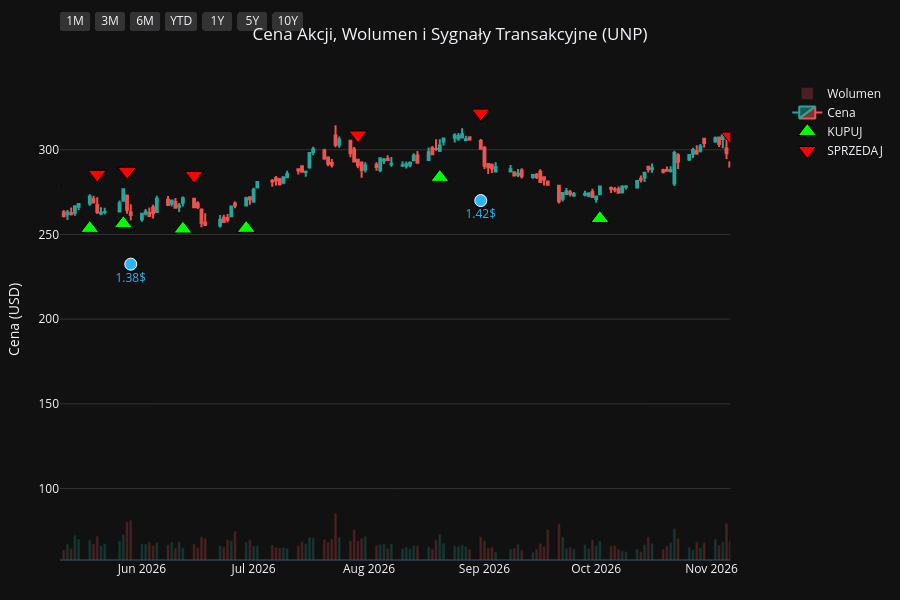
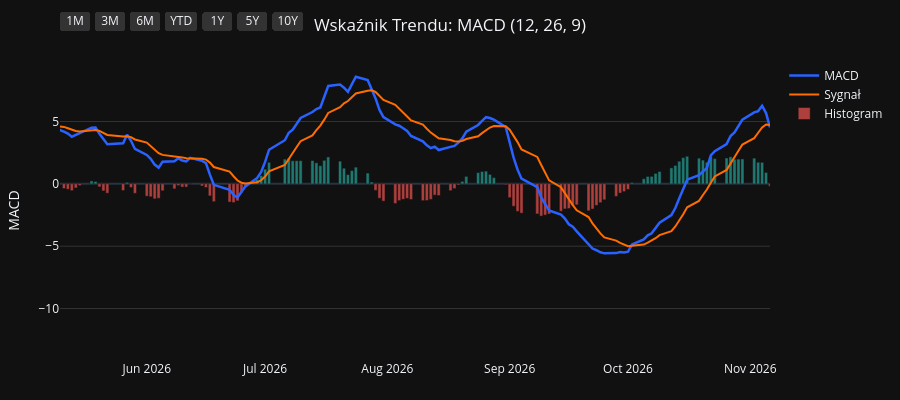
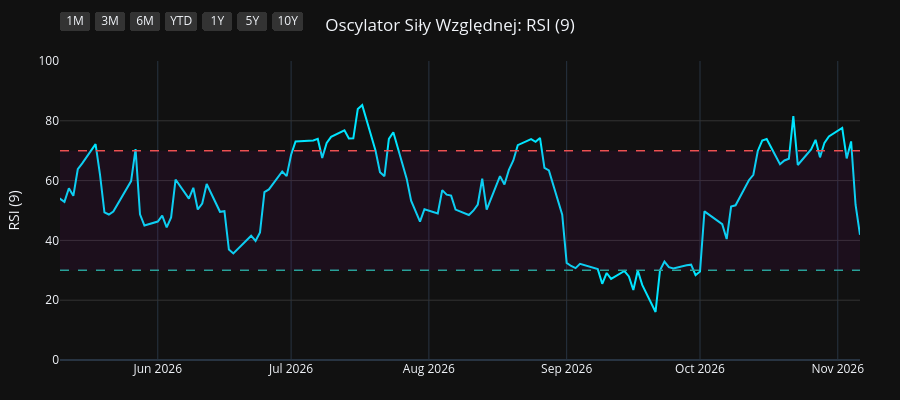
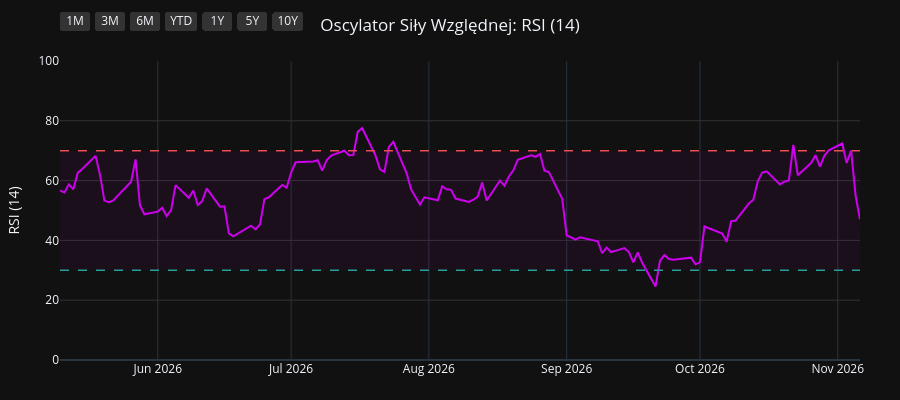

Source (notebook cell) for these figures, in order:
### Code cell
import os
import yfinance as yf
import pandas as pd
import pandas_ta as ta
import plotly.graph_objects as go
from plotly.subplots import make_subplots

# 1. Pobranie i przygotowanie danych
symbol = os.environ.get("STOCK_TICKER", "").strip().upper()
if not symbol:
    raise RuntimeError("Set STOCK_TICKER before running price_extractor.ipynb")
df = yf.Ticker(symbol).history(period="10y")
df.index = df.index.tz_localize(None)

# Wskaźniki i sygnały
df.ta.macd(fast=12, slow=26, signal=9, append=True)
df.ta.rsi(length=9, append=True)
df.ta.rsi(length=14, append=True)
df.ta.rsi(length=21, append=True)
df.dropna(inplace=True)

macd = df['MACD_12_26_9']
signal = df['MACDs_12_26_9']
wczorajszy_macd = macd.shift(1)
wczorajszy_signal = signal.shift(1)

df['Decyzja'] = 'BRAK'
df.loc[(macd > signal) & (wczorajszy_macd <= wczorajszy_signal), 'Decyzja'] = 'KUPUJ'
df.loc[(macd < signal) & (wczorajszy_macd >= wczorajszy_signal), 'Decyzja'] = 'SPRZEDAJ'

df_kupuj = df[df['Decyzja'] == 'KUPUJ']
df_sprzedaj = df[df['Decyzja'] == 'SPRZEDAJ']
df_dywidendy = df[df['Dividends'] > 0]
df_splity = df[df['Stock Splits'] > 0]

# Wspólna konfiguracja osi X
konfiguracja_osi_x = dict(
    type="date",
    showspikes=True, spikemode="across", spikesnap="cursor", spikedash="dot", spikecolor="#ffffff", spikethickness=1, hoverformat="%Y-%m-%d",
    rangeselector=dict(
        buttons=list([
            dict(count=1, label="1M", step="month", stepmode="backward"),
            dict(count=3, label="3M", step="month", stepmode="backward"),
            dict(count=6, label="6M", step="month", stepmode="backward"),
            dict(count=1, label="YTD", step="year", stepmode="todate"),
            dict(count=1, label="1Y", step="year", stepmode="backward"),
            dict(count=5, label="5Y", step="year", stepmode="backward"),
            dict(step="all", label="10Y")
        ]),
        bgcolor="#333333", activecolor="#2962ff", x=0, y=1.1
    )
)

# ==========================================
# WYKRES 1: CENA + WOLUMEN + SYGNAŁY
# ==========================================
fig1 = make_subplots(specs=[[{"secondary_y": True}]])

kolory_wolumenu = ['#26a69a' if row['Close'] >= row['Open'] else '#ef5350' for index, row in df.iterrows()]
fig1.add_trace(go.Bar(x=df.index, y=df['Volume'], marker_color=kolory_wolumenu, opacity=0.25, name='Wolumen'), secondary_y=True)
fig1.add_trace(go.Candlestick(x=df.index, open=df['Open'], high=df['High'], low=df['Low'], close=df['Close'], name='Cena', increasing_line_color='#26a69a', decreasing_line_color='#ef5350'), secondary_y=False)
fig1.add_trace(go.Scatter(x=df_kupuj.index, y=df_kupuj['Low'] * 0.95, customdata=df_kupuj[['Low', 'High']], mode='markers', marker=dict(symbol='triangle-up', size=16, color='#00ff00', line=dict(width=1, color='black')), name='KUPUJ', hovertemplate='KUPUJ<br>Najniższa: %{customdata[0]:.2f}<br>Najwyższa: %{customdata[1]:.2f}<extra></extra>'), secondary_y=False)
fig1.add_trace(go.Scatter(x=df_sprzedaj.index, y=df_sprzedaj['High'] * 1.05, customdata=df_sprzedaj[['Low', 'High']], mode='markers', marker=dict(symbol='triangle-down', size=16, color='#ff0000', line=dict(width=1, color='black')), name='SPRZEDAJ', hovertemplate='SPRZEDAJ<br>Najniższa: %{customdata[0]:.2f}<br>Najwyższa: %{customdata[1]:.2f}<extra></extra>'), secondary_y=False)

if not df_dywidendy.empty:
    fig1.add_trace(go.Scatter(x=df_dywidendy.index, y=df_dywidendy['Low'] * 0.90, mode='markers+text', marker=dict(symbol='circle', size=12, color='#29b6f6', line=dict(width=1, color='white')), text=df_dywidendy['Dividends'].apply(lambda x: f"{x}$"), textposition="bottom center", name='Dywidenda', showlegend=False, hovertemplate='Dywidenda: %{text}<extra></extra>', textfont=dict(color="#29b6f6")), secondary_y=False)
if not df_splity.empty:
                    fig1.add_trace(go.Scatter(x=df_splity.index, y=df_splity['High'], mode='markers+text', marker=dict(symbol='star', size=16, color='#ffee58', line=dict(width=1, color='black')), text=df_splity['Stock Splits'].apply(lambda x: f"{x:g}:1" if x >= 1 else f"1:{1 / x:g}"), textposition="top center", name='Split', hovertemplate='%{text}<extra></extra>', textfont=dict(color="#ffee58")), secondary_y=False)

fig1.update_layout(title=dict(text=f"Cena Akcji, Wolumen i Sygnały Transakcyjne ({symbol})", x=0.5, xanchor='center'), dragmode='pan', xaxis_rangeslider_visible=False, template='plotly_dark', height=600, hovermode='x unified', margin=dict(l=60, r=40, t=60, b=40))
fig1.update_xaxes(**konfiguracja_osi_x)
fig1.update_xaxes(range=[df.index.max() - pd.Timedelta(days=180), df.index.max()])
fig1.update_yaxes(title_text="Cena (USD)", secondary_y=False, gridcolor='#333333')
fig1.update_yaxes(range=[0, df['Volume'].max() * 4], showgrid=False, showticklabels=False, secondary_y=True)
fig1.show(config={'scrollZoom': True})

# ==========================================
# WYKRES 2: WSKAŹNIK MACD
# ==========================================
fig2 = go.Figure()
fig2.add_trace(go.Scatter(x=df.index, y=df['MACD_12_26_9'], line=dict(color='#2962ff', width=2.5), name='MACD'))
fig2.add_trace(go.Scatter(x=df.index, y=df['MACDs_12_26_9'], line=dict(color='#ff6d00', width=2), name='Sygnał'))
kolory_macd = ['#26a69a' if val >= 0 else '#ef5350' for val in df['MACDh_12_26_9']]
fig2.add_trace(go.Bar(x=df.index, y=df['MACDh_12_26_9'], marker_color=kolory_macd, name='Histogram', opacity=0.7))
fig2.update_layout(title=dict(text="Wskaźnik Trendu: MACD (12, 26, 9)", x=0.5, xanchor='center'), dragmode='pan', xaxis_rangeslider_visible=False, template='plotly_dark', height=400, hovermode='x unified', margin=dict(l=60, r=40, t=60, b=40))
fig2.update_xaxes(**konfiguracja_osi_x)
fig2.update_xaxes(range=[df.index.max() - pd.Timedelta(days=180), df.index.max()])
fig2.update_yaxes(title_text="MACD", gridcolor='#333333')
fig2.show(config={'scrollZoom': True})

# ==========================================
# WYKRES 3: OSCYLATOR RSI (9)
# ==========================================
fig3 = go.Figure()
fig3.add_trace(go.Scatter(x=df.index, y=df['RSI_9'], line=dict(color='#00e5ff', width=2), name='RSI (9)'))
fig3.add_hline(y=70, line_dash="dash", line_color="#ef5350", line_width=1.5)
fig3.add_hline(y=30, line_dash="dash", line_color="#26a69a", line_width=1.5)
fig3.add_hrect(y0=30, y1=70, line_width=0, fillcolor="purple", opacity=0.1)
fig3.update_layout(title=dict(text="Oscylator Siły Względnej: RSI (9)", x=0.5, xanchor='center'), dragmode='pan', xaxis_rangeslider_visible=False, template='plotly_dark', height=400, hovermode='x unified', margin=dict(l=60, r=40, t=60, b=40))
fig3.update_xaxes(**konfiguracja_osi_x)
fig3.update_xaxes(range=[df.index.max() - pd.Timedelta(days=180), df.index.max()])
fig3.update_yaxes(title_text="RSI (9)", range=[0, 100], gridcolor='#333333')
fig3.show(config={'scrollZoom': True})

# ==========================================
# WYKRES 4: OSCYLATOR RSI (14)
# ==========================================
fig4 = go.Figure()
fig4.add_trace(go.Scatter(x=df.index, y=df['RSI_14'], line=dict(color='#d500f9', width=2), name='RSI (14)'))
fig4.add_hline(y=70, line_dash="dash", line_color="#ef5350", line_width=1.5)
fig4.add_hline(y=30, line_dash="dash", line_color="#26a69a", line_width=1.5)
fig4.add_hrect(y0=30, y1=70, line_width=0, fillcolor="purple", opacity=0.1)
fig4.update_layout(title=dict(text="Oscylator Siły Względnej: RSI (14)", x=0.5, xanchor='center'), dragmode='pan', xaxis_rangeslider_visible=False, template='plotly_dark', height=400, hovermode='x unified', margin=dict(l=60, r=40, t=60, b=40))
fig4.update_xaxes(**konfiguracja_osi_x)
fig4.update_xaxes(range=[df.index.max() - pd.Timedelta(days=180), df.index.max()])
fig4.update_yaxes(title_text="RSI (14)", range=[0, 100], gridcolor='#333333')
fig4.show(config={'scrollZoom': True})

# ==========================================
# WYKRES 5: OSCYLATOR RSI (21)
# ==========================================
fig5 = go.Figure()
fig5.add_trace(go.Scatter(x=df.index, y=df['RSI_21'], line=dict(color='#64dd17', width=2), name='RSI (21)'))
fig5.add_hline(y=70, line_dash="dash", line_color="#ef5350", line_width=1.5)
fig5.add_hline(y=30, line_dash="dash", line_color="#26a69a", line_width=1.5)
fig5.add_hrect(y0=30, y1=70, line_width=0, fillcolor="purple", opacity=0.1)
fig5.update_layout(title=dict(text="Oscylator Siły Względnej: RSI (21)", x=0.5, xanchor='center'), dragmode='pan', xaxis_rangeslider_visible=False, template='plotly_dark', height=400, hovermode='x unified', margin=dict(l=60, r=40, t=60, b=40))
fig5.update_xaxes(**konfiguracja_osi_x)
fig5.update_xaxes(range=[df.index.max() - pd.Timedelta(days=180), df.index.max()])
fig5.update_yaxes(title_text="RSI (21)", range=[0, 100], gridcolor='#333333')
fig5.show(config={'scrollZoom': True})

### Figure 1 — Plotly figure (JSON) as saved in the notebook; plotly's stock layout.template omitted (floating-point values rounded to 4 significant figures; data arrays with more than 128 entries replaced by an {"elided": "..."} marker saying what was removed)
{"data": [{"marker": {"color": {"elided": "2481 str values"}}, "name": "Wolumen", "opacity": 0.25, "type": "bar", "x": {"elided": "2481 str values"}, "xaxis": "x", "y": {"elided": "2481 int values"}, "yaxis": "y2"}, {"close": {"elided": "2481 float values"}, "decreasing": {"line": {"color": "#ef5350"}}, "high": {"elided": "2481 float values"}, "increasing": {"line": {"color": "#26a69a"}}, "low": {"elided": "2481 float values"}, "name": "Cena", "open": {"elided": "2481 float values"}, "type": "candlestick", "x": {"elided": "2481 str values"}, "xaxis": "x", "yaxis": "y"}, {"customdata": {"elided": "95x2 float values"}, "hovertemplate": "KUPUJ<br>Najniższa: %{customdata[0]:.2f}<br>Najwyższa: %{customdata[1]:.2f}<extra></extra>", "marker": {"color": "#00ff00", "line": {"color": "black", "width": 1}, "size": 16, "symbol": "triangle-up"}, "mode": "markers", "name": "KUPUJ", "type": "scatter", "x": ["2017-01-20T00:00:00", "2017-02-17T00:00:00", "2017-03-30T00:00:00", "2017-05-30T00:00:00", "2017-06-13T00:00:00", "2017-07-12T00:00:00", "2017-08-09T00:00:00", "2017-10-27T00:00:00", "2017-11-28T00:00:00", "2018-01-09T00:00:00", "2018-02-16T00:00:00", "2018-03-08T00:00:00", "2018-04-13T00:00:00", "2018-05-08T00:00:00", "2018-07-10T00:00:00", "2018-07-23T00:00:00", "2018-09-05T00:00:00", "2018-11-02T00:00:00", "2018-11-28T00:00:00", "2019-01-04T00:00:00", "2019-02-12T00:00:00", "2019-04-01T00:00:00", "2019-04-12T00:00:00", "2019-04-17T00:00:00", "2019-06-10T00:00:00", "2019-06-28T00:00:00", "2019-09-05T00:00:00", "2019-10-14T00:00:00", "2019-12-16T00:00:00", "2020-01-16T00:00:00", "2020-02-06T00:00:00", "2020-03-26T00:00:00", "2020-05-20T00:00:00", "2020-07-15T00:00:00", "2020-08-07T00:00:00", "2020-09-15T00:00:00", "2020-10-07T00:00:00", "2020-11-06T00:00:00", "2020-12-30T00:00:00", "2021-02-11T00:00:00", "2021-03-08T00:00:00", "2021-03-25T00:00:00", "2021-05-07T00:00:00", "2021-06-02T00:00:00", "2021-07-01T00:00:00", "2021-07-26T00:00:00", "2021-08-03T00:00:00", "2021-09-28T00:00:00", "2021-10-01T00:00:00", "2021-12-09T00:00:00", "2021-12-28T00:00:00", "2022-02-02T00:00:00", "2022-02-15T00:00:00", "2022-02-25T00:00:00", "2022-03-02T00:00:00", "2022-05-16T00:00:00", "2022-05-26T00:00:00", "2022-06-24T00:00:00", "2022-07-15T00:00:00", "2022-10-13T00:00:00", "2022-12-14T00:00:00", "2023-01-10T00:00:00", "2023-02-02T00:00:00", "2023-02-27T00:00:00", "2023-03-28T00:00:00", "2023-05-05T00:00:00", "2023-06-02T00:00:00", "2023-07-11T00:00:00", "2023-10-10T00:00:00", "2023-10-31T00:00:00", "2024-01-30T00:00:00", "2024-02-22T00:00:00", "2024-04-25T00:00:00", "2024-06-21T00:00:00", "2024-08-19T00:00:00", "2024-10-15T00:00:00", "2024-11-06T00:00:00", "2024-11-21T00:00:00", "2025-01-02T00:00:00", "2025-02-13T00:00:00", "2025-04-02T00:00:00", "2025-04-22T00:00:00", "2025-06-09T00:00:00", "2025-06-23T00:00:00", "2025-08-19T00:00:00", "2025-09-18T00:00:00", "2025-11-10T00:00:00", "2026-01-26T00:00:00", "2026-04-01T00:00:00", "2026-05-18T00:00:00", "2026-05-27T00:00:00", "2026-06-12T00:00:00", "2026-06-29T00:00:00", "2026-08-20T00:00:00", "2026-10-02T00:00:00"], "xaxis": "x", "y": [81.79, 82.83, 81.26, 85.19, 85.35, 84.45, 79.53, 90.9, 90.92, 109.3, 104.4, 102.8, 105.4, 105.9, 113.3, 112.1, 119.9, 117.8, 116.9, 107.8, 132.1, 135.8, 134.5, 135.9, 139.3, 134.9, 132.1, 129.4, 145.8, 148.2, 151.4, 110.4, 135.3, 143.7, 148.5, 166.2, 167.4, 157.4, 171.2, 171.0, 176.7, 178.1, 190.0, 188.9, 186.9, 184.6, 183.4, 169.5, 167.4, 208.8, 210.9, 209.8, 208.5, 207.0, 208.2, 194.8, 187.0, 181.1, 179.2, 162.0, 187.6, 183.1, 180.5, 184.2, 169.7, 174.0, 174.1, 181.3, 181.6, 182.0, 216.7, 223.7, 212.2, 201.7, 220.7, 223.0, 220.2, 212.4, 208.7, 226.1, 215.6, 197.6, 206.4, 205.1, 203.5, 201.7, 205.4, 214.7, 227.7, 253.6, 256.4, 253.2, 253.6, 283.7, 259.4], "yaxis": "y"}, {"customdata": {"elided": "95x2 float values"}, "hovertemplate": "SPRZEDAJ<br>Najniższa: %{customdata[0]:.2f}<br>Najwyższa: %{customdata[1]:.2f}<extra></extra>", "marker": {"color": "#ff0000", "line": {"color": "black", "width": 1}, "size": 16, "symbol": "triangle-down"}, "mode": "markers", "name": "SPRZEDAJ", "type": "scatter", "x": ["2017-02-01T00:00:00", "2017-02-22T00:00:00", "2017-05-09T00:00:00", "2017-06-08T00:00:00", "2017-06-20T00:00:00", "2017-07-20T00:00:00", "2017-10-04T00:00:00", "2017-11-13T00:00:00", "2017-12-29T00:00:00", "2018-01-16T00:00:00", "2018-03-02T00:00:00", "2018-03-23T00:00:00", "2018-04-26T00:00:00", "2018-06-04T00:00:00", "2018-07-11T00:00:00", "2018-08-15T00:00:00", "2018-10-02T00:00:00", "2018-11-21T00:00:00", "2018-12-12T00:00:00", "2019-02-07T00:00:00", "2019-02-25T00:00:00", "2019-04-11T00:00:00", "2019-04-16T00:00:00", "2019-05-07T00:00:00", "2019-06-13T00:00:00", "2019-08-05T00:00:00", "2019-09-25T00:00:00", "2019-11-15T00:00:00", "2020-01-06T00:00:00", "2020-01-27T00:00:00", "2020-02-14T00:00:00", "2020-05-11T00:00:00", "2020-06-11T00:00:00", "2020-07-30T00:00:00", "2020-08-31T00:00:00", "2020-09-21T00:00:00", "2020-10-21T00:00:00", "2020-12-03T00:00:00", "2021-01-21T00:00:00", "2021-03-04T00:00:00", "2021-03-22T00:00:00", "2021-04-15T00:00:00", "2021-05-12T00:00:00", "2021-06-08T00:00:00", "2021-07-13T00:00:00", "2021-07-27T00:00:00", "2021-08-24T00:00:00", "2021-09-30T00:00:00", "2021-11-05T00:00:00", "2021-12-14T00:00:00", "2022-01-11T00:00:00", "2022-02-04T00:00:00", "2022-02-24T00:00:00", "2022-03-01T00:00:00", "2022-04-01T00:00:00", "2022-05-19T00:00:00", "2022-06-13T00:00:00", "2022-07-14T00:00:00", "2022-08-24T00:00:00", "2022-12-05T00:00:00", "2022-12-15T00:00:00", "2023-01-19T00:00:00", "2023-02-10T00:00:00", "2023-03-10T00:00:00", "2023-04-26T00:00:00", "2023-05-23T00:00:00", "2023-07-06T00:00:00", "2023-08-08T00:00:00", "2023-10-26T00:00:00", "2024-01-02T00:00:00", "2024-02-13T00:00:00", "2024-03-06T00:00:00", "2024-05-21T00:00:00", "2024-08-05T00:00:00", "2024-09-09T00:00:00", "2024-10-24T00:00:00", "2024-11-19T00:00:00", "2024-12-04T00:00:00", "2025-02-06T00:00:00", "2025-02-19T00:00:00", "2025-04-03T00:00:00", "2025-05-29T00:00:00", "2025-06-17T00:00:00", "2025-07-15T00:00:00", "2025-09-08T00:00:00", "2025-10-10T00:00:00", "2025-12-19T00:00:00", "2026-02-27T00:00:00", "2026-05-08T00:00:00", "2026-05-20T00:00:00", "2026-05-28T00:00:00", "2026-06-15T00:00:00", "2026-07-29T00:00:00", "2026-08-31T00:00:00", "2026-11-06T00:00:00"], "xaxis": "x", "y": [91.64, 92.8, 94.34, 94.35, 95.65, 93.52, 98.73, 100.5, 117.7, 123.3, 112.6, 119.7, 116.5, 129.7, 125.2, 131.1, 145.0, 127.4, 133.7, 143.1, 151.2, 148.7, 149.9, 156.5, 152.4, 153.4, 149.2, 159.5, 163.1, 166.6, 168.0, 143.9, 155.8, 161.6, 180.6, 181.3, 186.2, 189.8, 200.6, 192.0, 196.0, 208.6, 210.3, 208.6, 206.7, 205.8, 209.4, 189.8, 225.4, 231.7, 236.8, 232.0, 228.9, 233.5, 259.9, 208.7, 199.8, 196.2, 227.7, 204.6, 206.1, 201.7, 198.7, 197.1, 188.6, 192.4, 198.4, 225.1, 202.8, 243.1, 243.4, 253.3, 238.5, 237.8, 253.3, 235.0, 235.1, 238.9, 248.3, 252.8, 236.7, 227.1, 228.9, 239.1, 226.3, 240.5, 243.6, 277.0, 276.8, 285.5, 287.3, 284.9, 308.8, 321.7, 308.1], "yaxis": "y"}, {"hovertemplate": "Dywidenda: %{text}<extra></extra>", "marker": {"color": "#29b6f6", "line": {"color": "white", "width": 1}, "size": 12, "symbol": "circle"}, "mode": "markers+text", "name": "Dywidenda", "showlegend": false, "text": ["0.605$", "0.605$", "0.605$", "0.665$", "0.73$", "0.73$", "0.8$", "0.8$", "0.88$", "0.88$", "0.97$", "0.97$", "0.97$", "0.97$", "0.97$", "0.97$", "0.97$", "1.07$", "1.07$", "1.18$", "1.18$", "1.3$", "1.3$", "1.3$", "1.3$", "1.3$", "1.3$", "1.3$", "1.3$", "1.3$", "1.34$", "1.34$", "1.34$", "1.34$", "1.38$", "1.38$", "1.38$", "1.38$", "1.42$"], "textfont": {"color": "#29b6f6"}, "textposition": "bottom center", "type": "scatter", "x": ["2017-02-24T00:00:00", "2017-05-26T00:00:00", "2017-08-29T00:00:00", "2017-11-29T00:00:00", "2018-02-27T00:00:00", "2018-05-30T00:00:00", "2018-08-30T00:00:00", "2018-11-29T00:00:00", "2019-02-27T00:00:00", "2019-05-30T00:00:00", "2019-08-29T00:00:00", "2019-11-27T00:00:00", "2020-02-27T00:00:00", "2020-05-28T00:00:00", "2020-08-28T00:00:00", "2020-11-27T00:00:00", "2021-02-25T00:00:00", "2021-05-27T00:00:00", "2021-08-30T00:00:00", "2021-12-17T00:00:00", "2022-02-25T00:00:00", "2022-05-27T00:00:00", "2022-08-30T00:00:00", "2022-12-16T00:00:00", "2023-02-27T00:00:00", "2023-05-30T00:00:00", "2023-08-30T00:00:00", "2023-12-07T00:00:00", "2024-02-28T00:00:00", "2024-05-31T00:00:00", "2024-08-30T00:00:00", "2024-12-09T00:00:00", "2025-02-28T00:00:00", "2025-05-30T00:00:00", "2025-08-29T00:00:00", "2025-12-05T00:00:00", "2026-02-27T00:00:00", "2026-05-29T00:00:00", "2026-08-31T00:00:00"], "xaxis": "x", "y": [76.88, 79.78, 76.45, 87.83, 99.94, 108.4, 112.6, 113.7, 128.1, 128.9, 122.1, 136.5, 122.0, 132.9, 152.2, 162.5, 165.6, 178.5, 175.9, 195.7, 196.1, 180.3, 184.4, 170.8, 174.5, 160.2, 186.7, 195.3, 214.0, 194.5, 216.9, 200.6, 211.1, 193.0, 195.0, 208.3, 233.1, 232.5, 270.0], "yaxis": "y"}], "layout": {"dragmode": "pan", "height": 600, "hovermode": "x unified", "margin": {"b": 40, "l": 60, "r": 40, "t": 60}, "title": {"text": "Cena Akcji, Wolumen i Sygnały Transakcyjne (UNP)", "x": 0.5, "xanchor": "center"}, "xaxis": {"anchor": "y", "domain": [0.0, 0.94], "hoverformat": "%Y-%m-%d", "range": ["2026-05-10T00:00:00", "2026-11-06T00:00:00"], "rangeselector": {"activecolor": "#2962ff", "bgcolor": "#333333", "buttons": [{"count": 1, "label": "1M", "step": "month", "stepmode": "backward"}, {"count": 3, "label": "3M", "step": "month", "stepmode": "backward"}, {"count": 6, "label": "6M", "step": "month", "stepmode": "backward"}, {"count": 1, "label": "YTD", "step": "year", "stepmode": "todate"}, {"count": 1, "label": "1Y", "step": "year", "stepmode": "backward"}, {"count": 5, "label": "5Y", "step": "year", "stepmode": "backward"}, {"label": "10Y", "step": "all"}], "x": 0, "y": 1.1}, "rangeslider": {"visible": false}, "showspikes": true, "spikecolor": "#ffffff", "spikedash": "dot", "spikemode": "across", "spikesnap": "cursor", "spikethickness": 1, "type": "date"}, "yaxis": {"anchor": "x", "domain": [0.0, 1.0], "gridcolor": "#333333", "title": {"text": "Cena (USD)"}}, "yaxis2": {"anchor": "x", "overlaying": "y", "range": [0, 76364000], "showgrid": false, "showticklabels": false, "side": "right"}}}

### Figure 2 — Plotly figure (JSON) as saved in the notebook; plotly's stock layout.template omitted (floating-point values rounded to 4 significant figures; data arrays with more than 128 entries replaced by an {"elided": "..."} marker saying what was removed)
{"data": [{"line": {"color": "#2962ff", "width": 2.5}, "name": "MACD", "type": "scatter", "x": {"elided": "2481 str values"}, "y": {"elided": "2481 float values"}}, {"line": {"color": "#ff6d00", "width": 2}, "name": "Sygnał", "type": "scatter", "x": {"elided": "2481 str values"}, "y": {"elided": "2481 float values"}}, {"marker": {"color": {"elided": "2481 str values"}}, "name": "Histogram", "opacity": 0.7, "type": "bar", "x": {"elided": "2481 str values"}, "y": {"elided": "2481 float values"}}], "layout": {"dragmode": "pan", "height": 400, "hovermode": "x unified", "margin": {"b": 40, "l": 60, "r": 40, "t": 60}, "title": {"text": "Wskaźnik Trendu: MACD (12, 26, 9)", "x": 0.5, "xanchor": "center"}, "xaxis": {"hoverformat": "%Y-%m-%d", "range": ["2026-05-10T00:00:00", "2026-11-06T00:00:00"], "rangeselector": {"activecolor": "#2962ff", "bgcolor": "#333333", "buttons": [{"count": 1, "label": "1M", "step": "month", "stepmode": "backward"}, {"count": 3, "label": "3M", "step": "month", "stepmode": "backward"}, {"count": 6, "label": "6M", "step": "month", "stepmode": "backward"}, {"count": 1, "label": "YTD", "step": "year", "stepmode": "todate"}, {"count": 1, "label": "1Y", "step": "year", "stepmode": "backward"}, {"count": 5, "label": "5Y", "step": "year", "stepmode": "backward"}, {"label": "10Y", "step": "all"}], "x": 0, "y": 1.1}, "rangeslider": {"visible": false}, "showspikes": true, "spikecolor": "#ffffff", "spikedash": "dot", "spikemode": "across", "spikesnap": "cursor", "spikethickness": 1, "type": "date"}, "yaxis": {"gridcolor": "#333333", "title": {"text": "MACD"}}}}

### Figure 3 — Plotly figure (JSON) as saved in the notebook; plotly's stock layout.template omitted (floating-point values rounded to 4 significant figures; data arrays with more than 128 entries replaced by an {"elided": "..."} marker saying what was removed)
{"data": [{"line": {"color": "#00e5ff", "width": 2}, "name": "RSI (9)", "type": "scatter", "x": {"elided": "2481 str values"}, "y": {"elided": "2481 float values"}}], "layout": {"dragmode": "pan", "height": 400, "hovermode": "x unified", "margin": {"b": 40, "l": 60, "r": 40, "t": 60}, "shapes": [{"line": {"color": "#ef5350", "dash": "dash", "width": 1.5}, "type": "line", "x0": 0, "x1": 1, "xref": "x domain", "y0": 70, "y1": 70, "yref": "y"}, {"line": {"color": "#26a69a", "dash": "dash", "width": 1.5}, "type": "line", "x0": 0, "x1": 1, "xref": "x domain", "y0": 30, "y1": 30, "yref": "y"}, {"fillcolor": "purple", "line": {"width": 0}, "opacity": 0.1, "type": "rect", "x0": 0, "x1": 1, "xref": "x domain", "y0": 30, "y1": 70, "yref": "y"}], "title": {"text": "Oscylator Siły Względnej: RSI (9)", "x": 0.5, "xanchor": "center"}, "xaxis": {"hoverformat": "%Y-%m-%d", "range": ["2026-05-10T00:00:00", "2026-11-06T00:00:00"], "rangeselector": {"activecolor": "#2962ff", "bgcolor": "#333333", "buttons": [{"count": 1, "label": "1M", "step": "month", "stepmode": "backward"}, {"count": 3, "label": "3M", "step": "month", "stepmode": "backward"}, {"count": 6, "label": "6M", "step": "month", "stepmode": "backward"}, {"count": 1, "label": "YTD", "step": "year", "stepmode": "todate"}, {"count": 1, "label": "1Y", "step": "year", "stepmode": "backward"}, {"count": 5, "label": "5Y", "step": "year", "stepmode": "backward"}, {"label": "10Y", "step": "all"}], "x": 0, "y": 1.1}, "rangeslider": {"visible": false}, "showspikes": true, "spikecolor": "#ffffff", "spikedash": "dot", "spikemode": "across", "spikesnap": "cursor", "spikethickness": 1, "type": "date"}, "yaxis": {"gridcolor": "#333333", "range": [0, 100], "title": {"text": "RSI (9)"}}}}

### Figure 4 — Plotly figure (JSON) as saved in the notebook; plotly's stock layout.template omitted (floating-point values rounded to 4 significant figures; data arrays with more than 128 entries replaced by an {"elided": "..."} marker saying what was removed)
{"data": [{"line": {"color": "#d500f9", "width": 2}, "name": "RSI (14)", "type": "scatter", "x": {"elided": "2481 str values"}, "y": {"elided": "2481 float values"}}], "layout": {"dragmode": "pan", "height": 400, "hovermode": "x unified", "margin": {"b": 40, "l": 60, "r": 40, "t": 60}, "shapes": [{"line": {"color": "#ef5350", "dash": "dash", "width": 1.5}, "type": "line", "x0": 0, "x1": 1, "xref": "x domain", "y0": 70, "y1": 70, "yref": "y"}, {"line": {"color": "#26a69a", "dash": "dash", "width": 1.5}, "type": "line", "x0": 0, "x1": 1, "xref": "x domain", "y0": 30, "y1": 30, "yref": "y"}, {"fillcolor": "purple", "line": {"width": 0}, "opacity": 0.1, "type": "rect", "x0": 0, "x1": 1, "xref": "x domain", "y0": 30, "y1": 70, "yref": "y"}], "title": {"text": "Oscylator Siły Względnej: RSI (14)", "x": 0.5, "xanchor": "center"}, "xaxis": {"hoverformat": "%Y-%m-%d", "range": ["2026-05-10T00:00:00", "2026-11-06T00:00:00"], "rangeselector": {"activecolor": "#2962ff", "bgcolor": "#333333", "buttons": [{"count": 1, "label": "1M", "step": "month", "stepmode": "backward"}, {"count": 3, "label": "3M", "step": "month", "stepmode": "backward"}, {"count": 6, "label": "6M", "step": "month", "stepmode": "backward"}, {"count": 1, "label": "YTD", "step": "year", "stepmode": "todate"}, {"count": 1, "label": "1Y", "step": "year", "stepmode": "backward"}, {"count": 5, "label": "5Y", "step": "year", "stepmode": "backward"}, {"label": "10Y", "step": "all"}], "x": 0, "y": 1.1}, "rangeslider": {"visible": false}, "showspikes": true, "spikecolor": "#ffffff", "spikedash": "dot", "spikemode": "across", "spikesnap": "cursor", "spikethickness": 1, "type": "date"}, "yaxis": {"gridcolor": "#333333", "range": [0, 100], "title": {"text": "RSI (14)"}}}}
